Frame 1 (no input): blank canvas, image omitted
Frame 60 (no input): blank canvas, image omitted
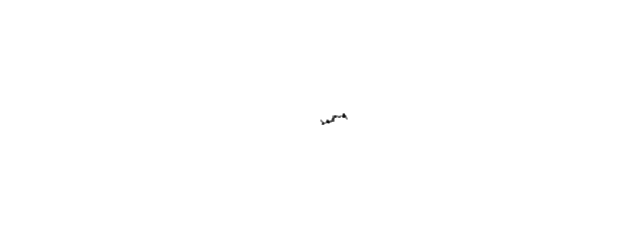
Frame 120 (the mouse pressed at the canvas centre since frame 60)

The p5.js sketch whose frames 1 and 60 were blank and that drew this single picture after the mouse press (run headless with seeded random() and noise() and a simulated clock; from frame 60 on, the mouse is pressed at the canvas centre):

// p5.js sketch
// ── sketch.js
class Walker {
    constructor() {
        this.x = width / 2;
        this.y = height / 2;
    }

    show() {
        stroke(0);
        point(this.x, this.y);
    }

    step() {
        const r = random(1);

        if (r < 0.2) this.y--;
        else if (r < 0.4) this.y++;
        else if (r < 0.6) this.x--;
        else this.x++;
    }
}

let walker;

function setup() {
    createCanvas(640, 240);
    walker = new Walker();
    background(255);
}

function draw() {
    walker.step();
    walker.show();
}
